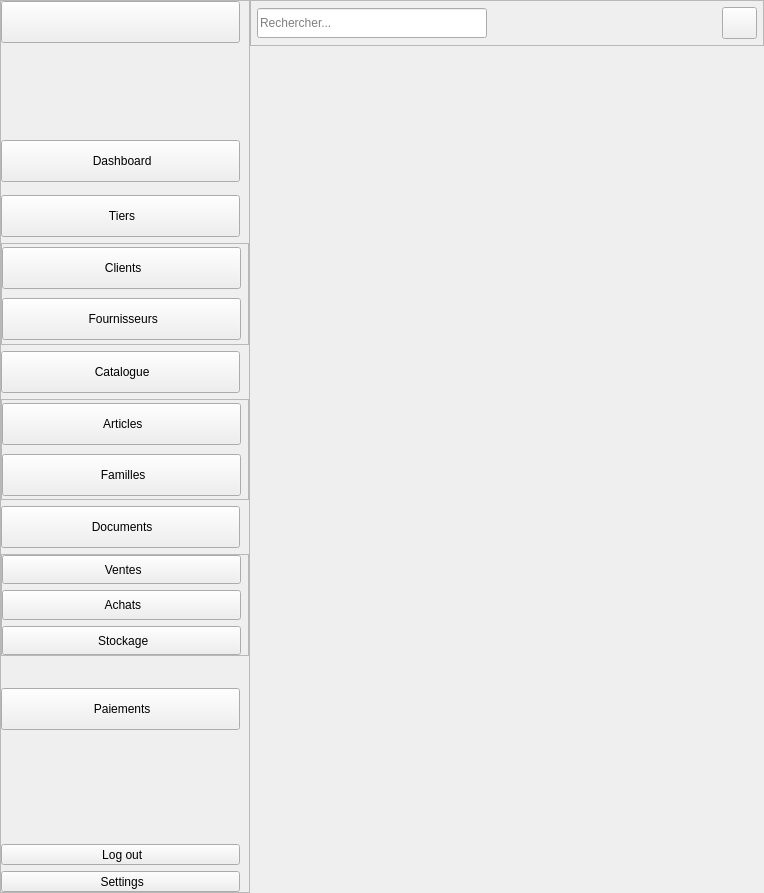
<?xml version="1.0" encoding="UTF-8"?>
<ui version="4.0">
 <class>MainWindow</class>
 <widget class="QMainWindow" name="MainWindow">
  <property name="geometry">
   <rect>
    <x>0</x>
    <y>0</y>
    <width>764</width>
    <height>893</height>
   </rect>
  </property>
  <property name="windowTitle">
   <string>MainWindow</string>
  </property>
  <property name="styleSheet">
   <string notr="true"/>
  </property>
  <property name="class" stdset="0">
   <string>sidebar-button</string>
  </property>
  <widget class="QWidget" name="centralwidget">
   <layout class="QHBoxLayout" name="horizontalLayout">
    <property name="spacing">
     <number>0</number>
    </property>
    <property name="leftMargin">
     <number>0</number>
    </property>
    <property name="topMargin">
     <number>0</number>
    </property>
    <property name="rightMargin">
     <number>0</number>
    </property>
    <property name="bottomMargin">
     <number>0</number>
    </property>
    <item>
     <widget class="QFrame" name="SidebarFrame_">
      <property name="maximumSize">
       <size>
        <width>250</width>
        <height>16777215</height>
       </size>
      </property>
      <layout class="QVBoxLayout" name="verticalLayout_4">
       <property name="spacing">
        <number>0</number>
       </property>
       <property name="sizeConstraint">
        <enum>QLayout::SetDefaultConstraint</enum>
       </property>
       <property name="leftMargin">
        <number>0</number>
       </property>
       <property name="topMargin">
        <number>0</number>
       </property>
       <property name="rightMargin">
        <number>0</number>
       </property>
       <property name="bottomMargin">
        <number>0</number>
       </property>
       <item>
        <widget class="QFrame" name="SidebarFrame">
         <property name="sizePolicy">
          <sizepolicy hsizetype="MinimumExpanding" vsizetype="Preferred">
           <horstretch>0</horstretch>
           <verstretch>0</verstretch>
          </sizepolicy>
         </property>
         <property name="minimumSize">
          <size>
           <width>0</width>
           <height>0</height>
          </size>
         </property>
         <property name="maximumSize">
          <size>
           <width>256</width>
           <height>16777215</height>
          </size>
         </property>
         <property name="styleSheet">
          <string notr="true"/>
         </property>
         <property name="frameShape">
          <enum>QFrame::StyledPanel</enum>
         </property>
         <property name="frameShadow">
          <enum>QFrame::Raised</enum>
         </property>
         <layout class="QVBoxLayout" name="verticalLayout_2">
          <property name="spacing">
           <number>6</number>
          </property>
          <property name="leftMargin">
           <number>0</number>
          </property>
          <property name="topMargin">
           <number>0</number>
          </property>
          <property name="rightMargin">
           <number>0</number>
          </property>
          <property name="bottomMargin">
           <number>0</number>
          </property>
          <item>
           <widget class="QToolButton" name="ToggleSidebarToolButton">
            <property name="sizePolicy">
             <sizepolicy hsizetype="Expanding" vsizetype="Expanding">
              <horstretch>0</horstretch>
              <verstretch>0</verstretch>
             </sizepolicy>
            </property>
            <property name="maximumSize">
             <size>
              <width>239</width>
              <height>42</height>
             </size>
            </property>
            <property name="text">
             <string/>
            </property>
            <property name="icon">
             <iconset resource="../../resources/resources.qrc">
              <normaloff>:/icons/icons/three-lines.svg</normaloff>:/icons/icons/three-lines.svg</iconset>
            </property>
            <property name="iconSize">
             <size>
              <width>30</width>
              <height>30</height>
             </size>
            </property>
            <property name="checkable">
             <bool>true</bool>
            </property>
            <property name="toolButtonStyle">
             <enum>Qt::ToolButtonTextBesideIcon</enum>
            </property>
            <property name="class" stdset="0">
             <string>sidebar-gbutton</string>
            </property>
           </widget>
          </item>
          <item>
           <widget class="QLabel" name="LogoLabel">
            <property name="minimumSize">
             <size>
              <width>191</width>
              <height>75</height>
             </size>
            </property>
            <property name="styleSheet">
             <string notr="true">QLabel {
	padding-top: 15px;
	image: url(:/images/images/program_logo.png);
	border:none;
}</string>
            </property>
            <property name="text">
             <string/>
            </property>
            <property name="scaledContents">
             <bool>true</bool>
            </property>
           </widget>
          </item>
          <item>
           <spacer name="horizontalSpacer_2">
            <property name="orientation">
             <enum>Qt::Vertical</enum>
            </property>
            <property name="sizeType">
             <enum>QSizePolicy::Fixed</enum>
            </property>
            <property name="sizeHint" stdset="0">
             <size>
              <width>20</width>
              <height>10</height>
             </size>
            </property>
           </spacer>
          </item>
          <item>
           <widget class="QToolButton" name="DashboardButton">
            <property name="sizePolicy">
             <sizepolicy hsizetype="Expanding" vsizetype="Expanding">
              <horstretch>0</horstretch>
              <verstretch>0</verstretch>
             </sizepolicy>
            </property>
            <property name="maximumSize">
             <size>
              <width>239</width>
              <height>42</height>
             </size>
            </property>
            <property name="text">
             <string> Dashboard</string>
            </property>
            <property name="icon">
             <iconset resource="../../resources/resources.qrc">
              <normaloff>:/icons/icons/dashboard.svg</normaloff>:/icons/icons/dashboard.svg</iconset>
            </property>
            <property name="iconSize">
             <size>
              <width>40</width>
              <height>30</height>
             </size>
            </property>
            <property name="checkable">
             <bool>true</bool>
            </property>
            <property name="toolButtonStyle">
             <enum>Qt::ToolButtonTextBesideIcon</enum>
            </property>
            <property name="class" stdset="0">
             <string>sidebar-button</string>
            </property>
           </widget>
          </item>
          <item alignment="Qt::AlignHCenter">
           <widget class="QLabel" name="SeparatorLine_4">
            <property name="sizePolicy">
             <sizepolicy hsizetype="Expanding" vsizetype="Expanding">
              <horstretch>0</horstretch>
              <verstretch>0</verstretch>
             </sizepolicy>
            </property>
            <property name="minimumSize">
             <size>
              <width>225</width>
              <height>0</height>
             </size>
            </property>
            <property name="maximumSize">
             <size>
              <width>225</width>
              <height>1</height>
             </size>
            </property>
            <property name="text">
             <string/>
            </property>
            <property name="class" stdset="0">
             <string>separator</string>
            </property>
           </widget>
          </item>
          <item>
           <widget class="QToolButton" name="TiersGButton">
            <property name="sizePolicy">
             <sizepolicy hsizetype="Expanding" vsizetype="Expanding">
              <horstretch>0</horstretch>
              <verstretch>0</verstretch>
             </sizepolicy>
            </property>
            <property name="maximumSize">
             <size>
              <width>239</width>
              <height>42</height>
             </size>
            </property>
            <property name="text">
             <string> Tiers</string>
            </property>
            <property name="icon">
             <iconset resource="../../resources/resources.qrc">
              <normaloff>:/icons/icons/clients.svg</normaloff>:/icons/icons/clients.svg</iconset>
            </property>
            <property name="iconSize">
             <size>
              <width>40</width>
              <height>30</height>
             </size>
            </property>
            <property name="checkable">
             <bool>true</bool>
            </property>
            <property name="toolButtonStyle">
             <enum>Qt::ToolButtonTextBesideIcon</enum>
            </property>
            <property name="class" stdset="0">
             <string>sidebar-gbutton</string>
            </property>
           </widget>
          </item>
          <item>
           <widget class="QFrame" name="TiersGFrame">
            <property name="sizePolicy">
             <sizepolicy hsizetype="Expanding" vsizetype="Expanding">
              <horstretch>0</horstretch>
              <verstretch>0</verstretch>
             </sizepolicy>
            </property>
            <property name="minimumSize">
             <size>
              <width>0</width>
              <height>0</height>
             </size>
            </property>
            <property name="frameShape">
             <enum>QFrame::StyledPanel</enum>
            </property>
            <property name="frameShadow">
             <enum>QFrame::Raised</enum>
            </property>
            <property name="class" stdset="0">
             <string>gframe</string>
            </property>
            <layout class="QVBoxLayout" name="verticalLayout_5">
             <property name="leftMargin">
              <number>0</number>
             </property>
             <property name="topMargin">
              <number>0</number>
             </property>
             <property name="rightMargin">
              <number>0</number>
             </property>
             <property name="bottomMargin">
              <number>0</number>
             </property>
             <item>
              <widget class="QToolButton" name="ClientsButton">
               <property name="sizePolicy">
                <sizepolicy hsizetype="Expanding" vsizetype="Expanding">
                 <horstretch>0</horstretch>
                 <verstretch>0</verstretch>
                </sizepolicy>
               </property>
               <property name="maximumSize">
                <size>
                 <width>239</width>
                 <height>42</height>
                </size>
               </property>
               <property name="text">
                <string> Clients</string>
               </property>
               <property name="icon">
                <iconset resource="../../resources/resources.qrc">
                 <normaloff>:/icons/icons/Gclient.svg</normaloff>:/icons/icons/Gclient.svg</iconset>
               </property>
               <property name="iconSize">
                <size>
                 <width>40</width>
                 <height>30</height>
                </size>
               </property>
               <property name="checkable">
                <bool>true</bool>
               </property>
               <property name="toolButtonStyle">
                <enum>Qt::ToolButtonTextBesideIcon</enum>
               </property>
               <property name="class" stdset="0">
                <string>sidebar-button</string>
               </property>
              </widget>
             </item>
             <item>
              <widget class="QToolButton" name="FournisseursButton">
               <property name="sizePolicy">
                <sizepolicy hsizetype="Expanding" vsizetype="Expanding">
                 <horstretch>0</horstretch>
                 <verstretch>0</verstretch>
                </sizepolicy>
               </property>
               <property name="maximumSize">
                <size>
                 <width>239</width>
                 <height>42</height>
                </size>
               </property>
               <property name="text">
                <string> Fournisseurs</string>
               </property>
               <property name="icon">
                <iconset resource="../../resources/resources.qrc">
                 <normaloff>:/icons/icons/Gfournisseurs.svg</normaloff>:/icons/icons/Gfournisseurs.svg</iconset>
               </property>
               <property name="iconSize">
                <size>
                 <width>40</width>
                 <height>30</height>
                </size>
               </property>
               <property name="checkable">
                <bool>true</bool>
               </property>
               <property name="toolButtonStyle">
                <enum>Qt::ToolButtonTextBesideIcon</enum>
               </property>
               <property name="class" stdset="0">
                <string>sidebar-button</string>
               </property>
              </widget>
             </item>
            </layout>
           </widget>
          </item>
          <item>
           <widget class="QToolButton" name="CatalogueGButton">
            <property name="sizePolicy">
             <sizepolicy hsizetype="Expanding" vsizetype="Expanding">
              <horstretch>0</horstretch>
              <verstretch>0</verstretch>
             </sizepolicy>
            </property>
            <property name="maximumSize">
             <size>
              <width>239</width>
              <height>42</height>
             </size>
            </property>
            <property name="text">
             <string> Catalogue</string>
            </property>
            <property name="icon">
             <iconset resource="../../resources/resources.qrc">
              <normaloff>:/icons/icons/catalogue.svg</normaloff>:/icons/icons/catalogue.svg</iconset>
            </property>
            <property name="iconSize">
             <size>
              <width>40</width>
              <height>30</height>
             </size>
            </property>
            <property name="checkable">
             <bool>true</bool>
            </property>
            <property name="checked">
             <bool>false</bool>
            </property>
            <property name="toolButtonStyle">
             <enum>Qt::ToolButtonTextBesideIcon</enum>
            </property>
            <property name="class" stdset="0">
             <string>sidebar-gbutton</string>
            </property>
           </widget>
          </item>
          <item>
           <widget class="QFrame" name="CatalogueGFrame">
            <property name="sizePolicy">
             <sizepolicy hsizetype="Expanding" vsizetype="Expanding">
              <horstretch>0</horstretch>
              <verstretch>0</verstretch>
             </sizepolicy>
            </property>
            <property name="minimumSize">
             <size>
              <width>0</width>
              <height>0</height>
             </size>
            </property>
            <property name="frameShape">
             <enum>QFrame::StyledPanel</enum>
            </property>
            <property name="frameShadow">
             <enum>QFrame::Raised</enum>
            </property>
            <property name="class" stdset="0">
             <string>gframe</string>
            </property>
            <layout class="QVBoxLayout" name="verticalLayout_6">
             <property name="leftMargin">
              <number>0</number>
             </property>
             <property name="topMargin">
              <number>0</number>
             </property>
             <property name="rightMargin">
              <number>0</number>
             </property>
             <property name="bottomMargin">
              <number>0</number>
             </property>
             <item>
              <widget class="QToolButton" name="ArticlesButton">
               <property name="sizePolicy">
                <sizepolicy hsizetype="Expanding" vsizetype="Expanding">
                 <horstretch>0</horstretch>
                 <verstretch>0</verstretch>
                </sizepolicy>
               </property>
               <property name="maximumSize">
                <size>
                 <width>239</width>
                 <height>42</height>
                </size>
               </property>
               <property name="text">
                <string> Articles</string>
               </property>
               <property name="icon">
                <iconset resource="../../resources/resources.qrc">
                 <normaloff>:/icons/icons/Garticles.svg</normaloff>:/icons/icons/Garticles.svg</iconset>
               </property>
               <property name="iconSize">
                <size>
                 <width>40</width>
                 <height>30</height>
                </size>
               </property>
               <property name="checkable">
                <bool>true</bool>
               </property>
               <property name="checked">
                <bool>false</bool>
               </property>
               <property name="toolButtonStyle">
                <enum>Qt::ToolButtonTextBesideIcon</enum>
               </property>
               <property name="class" stdset="0">
                <string>sidebar-button</string>
               </property>
              </widget>
             </item>
             <item>
              <widget class="QToolButton" name="FamillesButton">
               <property name="sizePolicy">
                <sizepolicy hsizetype="Expanding" vsizetype="Expanding">
                 <horstretch>0</horstretch>
                 <verstretch>0</verstretch>
                </sizepolicy>
               </property>
               <property name="maximumSize">
                <size>
                 <width>239</width>
                 <height>42</height>
                </size>
               </property>
               <property name="text">
                <string> Familles</string>
               </property>
               <property name="icon">
                <iconset resource="../../resources/resources.qrc">
                 <normaloff>:/icons/icons/list_produits.svg</normaloff>:/icons/icons/list_produits.svg</iconset>
               </property>
               <property name="iconSize">
                <size>
                 <width>40</width>
                 <height>30</height>
                </size>
               </property>
               <property name="checkable">
                <bool>true</bool>
               </property>
               <property name="checked">
                <bool>false</bool>
               </property>
               <property name="toolButtonStyle">
                <enum>Qt::ToolButtonTextBesideIcon</enum>
               </property>
               <property name="class" stdset="0">
                <string>sidebar-button</string>
               </property>
              </widget>
             </item>
            </layout>
           </widget>
          </item>
          <item>
           <widget class="QToolButton" name="DocumentsGButton">
            <property name="sizePolicy">
             <sizepolicy hsizetype="Expanding" vsizetype="Expanding">
              <horstretch>0</horstretch>
              <verstretch>0</verstretch>
             </sizepolicy>
            </property>
            <property name="maximumSize">
             <size>
              <width>239</width>
              <height>42</height>
             </size>
            </property>
            <property name="text">
             <string> Documents</string>
            </property>
            <property name="icon">
             <iconset resource="../../resources/resources.qrc">
              <normaloff>:/icons/icons/documents.svg</normaloff>:/icons/icons/documents.svg</iconset>
            </property>
            <property name="iconSize">
             <size>
              <width>40</width>
              <height>30</height>
             </size>
            </property>
            <property name="checkable">
             <bool>true</bool>
            </property>
            <property name="toolButtonStyle">
             <enum>Qt::ToolButtonTextBesideIcon</enum>
            </property>
            <property name="class" stdset="0">
             <string>sidebar-gbutton</string>
            </property>
           </widget>
          </item>
          <item>
           <widget class="QFrame" name="DocumentsGFrame">
            <property name="sizePolicy">
             <sizepolicy hsizetype="Expanding" vsizetype="Expanding">
              <horstretch>0</horstretch>
              <verstretch>0</verstretch>
             </sizepolicy>
            </property>
            <property name="minimumSize">
             <size>
              <width>0</width>
              <height>0</height>
             </size>
            </property>
            <property name="frameShape">
             <enum>QFrame::StyledPanel</enum>
            </property>
            <property name="frameShadow">
             <enum>QFrame::Raised</enum>
            </property>
            <property name="class" stdset="0">
             <string>gframe</string>
            </property>
            <layout class="QVBoxLayout" name="verticalLayout_3">
             <property name="leftMargin">
              <number>0</number>
             </property>
             <property name="topMargin">
              <number>0</number>
             </property>
             <property name="rightMargin">
              <number>0</number>
             </property>
             <property name="bottomMargin">
              <number>0</number>
             </property>
             <item>
              <widget class="QToolButton" name="VentesButton">
               <property name="sizePolicy">
                <sizepolicy hsizetype="Expanding" vsizetype="Expanding">
                 <horstretch>0</horstretch>
                 <verstretch>0</verstretch>
                </sizepolicy>
               </property>
               <property name="maximumSize">
                <size>
                 <width>239</width>
                 <height>42</height>
                </size>
               </property>
               <property name="text">
                <string> Ventes</string>
               </property>
               <property name="icon">
                <iconset resource="../../resources/resources.qrc">
                 <normaloff>:/icons/icons/ventes.svg</normaloff>:/icons/icons/ventes.svg</iconset>
               </property>
               <property name="iconSize">
                <size>
                 <width>40</width>
                 <height>30</height>
                </size>
               </property>
               <property name="checkable">
                <bool>true</bool>
               </property>
               <property name="toolButtonStyle">
                <enum>Qt::ToolButtonTextBesideIcon</enum>
               </property>
               <property name="class" stdset="0">
                <string>sidebar-button</string>
               </property>
              </widget>
             </item>
             <item>
              <widget class="QToolButton" name="AchatsButton">
               <property name="sizePolicy">
                <sizepolicy hsizetype="Expanding" vsizetype="Expanding">
                 <horstretch>0</horstretch>
                 <verstretch>0</verstretch>
                </sizepolicy>
               </property>
               <property name="maximumSize">
                <size>
                 <width>239</width>
                 <height>42</height>
                </size>
               </property>
               <property name="text">
                <string> Achats</string>
               </property>
               <property name="icon">
                <iconset resource="../../resources/resources.qrc">
                 <normaloff>:/icons/icons/Gachats.svg</normaloff>:/icons/icons/Gachats.svg</iconset>
               </property>
               <property name="iconSize">
                <size>
                 <width>50</width>
                 <height>40</height>
                </size>
               </property>
               <property name="checkable">
                <bool>true</bool>
               </property>
               <property name="toolButtonStyle">
                <enum>Qt::ToolButtonTextBesideIcon</enum>
               </property>
               <property name="class" stdset="0">
                <string>sidebar-button</string>
               </property>
              </widget>
             </item>
             <item>
              <widget class="QToolButton" name="StockageButton">
               <property name="sizePolicy">
                <sizepolicy hsizetype="Expanding" vsizetype="Expanding">
                 <horstretch>0</horstretch>
                 <verstretch>0</verstretch>
                </sizepolicy>
               </property>
               <property name="maximumSize">
                <size>
                 <width>239</width>
                 <height>42</height>
                </size>
               </property>
               <property name="text">
                <string> Stockage</string>
               </property>
               <property name="icon">
                <iconset resource="../../resources/resources.qrc">
                 <normaloff>:/icons/icons/stockage.svg</normaloff>:/icons/icons/stockage.svg</iconset>
               </property>
               <property name="iconSize">
                <size>
                 <width>40</width>
                 <height>30</height>
                </size>
               </property>
               <property name="checkable">
                <bool>true</bool>
               </property>
               <property name="toolButtonStyle">
                <enum>Qt::ToolButtonTextBesideIcon</enum>
               </property>
               <property name="class" stdset="0">
                <string>sidebar-button</string>
               </property>
              </widget>
             </item>
            </layout>
           </widget>
          </item>
          <item>
           <layout class="QHBoxLayout" name="horizontalLayout_5">
            <property name="spacing">
             <number>0</number>
            </property>
            <property name="leftMargin">
             <number>0</number>
            </property>
            <property name="rightMargin">
             <number>0</number>
            </property>
            <property name="bottomMargin">
             <number>0</number>
            </property>
            <item>
             <spacer name="horizontalSpacer_5">
              <property name="orientation">
               <enum>Qt::Horizontal</enum>
              </property>
              <property name="sizeType">
               <enum>QSizePolicy::Fixed</enum>
              </property>
              <property name="sizeHint" stdset="0">
               <size>
                <width>10</width>
                <height>20</height>
               </size>
              </property>
             </spacer>
            </item>
            <item alignment="Qt::AlignVCenter">
             <widget class="QLabel" name="SeparatorLine_3">
              <property name="maximumSize">
               <size>
                <width>215</width>
                <height>1</height>
               </size>
              </property>
              <property name="text">
               <string/>
              </property>
              <property name="class" stdset="0">
               <string>separator</string>
              </property>
             </widget>
            </item>
            <item>
             <spacer name="horizontalSpacer_6">
              <property name="orientation">
               <enum>Qt::Horizontal</enum>
              </property>
              <property name="sizeType">
               <enum>QSizePolicy::Fixed</enum>
              </property>
              <property name="sizeHint" stdset="0">
               <size>
                <width>10</width>
                <height>20</height>
               </size>
              </property>
             </spacer>
            </item>
           </layout>
          </item>
          <item>
           <widget class="QToolButton" name="PaiementsButton">
            <property name="sizePolicy">
             <sizepolicy hsizetype="Expanding" vsizetype="Expanding">
              <horstretch>0</horstretch>
              <verstretch>0</verstretch>
             </sizepolicy>
            </property>
            <property name="maximumSize">
             <size>
              <width>239</width>
              <height>42</height>
             </size>
            </property>
            <property name="text">
             <string> Paiements</string>
            </property>
            <property name="icon">
             <iconset resource="../../resources/resources.qrc">
              <normaloff>:/icons/icons/paiements.svg</normaloff>:/icons/icons/paiements.svg</iconset>
            </property>
            <property name="iconSize">
             <size>
              <width>40</width>
              <height>30</height>
             </size>
            </property>
            <property name="checkable">
             <bool>true</bool>
            </property>
            <property name="toolButtonStyle">
             <enum>Qt::ToolButtonTextBesideIcon</enum>
            </property>
            <property name="class" stdset="0">
             <string>sidebar-button</string>
            </property>
           </widget>
          </item>
          <item>
           <spacer name="verticalSpacer">
            <property name="orientation">
             <enum>Qt::Vertical</enum>
            </property>
            <property name="sizeHint" stdset="0">
             <size>
              <width>20</width>
              <height>40</height>
             </size>
            </property>
           </spacer>
          </item>
          <item>
           <layout class="QHBoxLayout" name="horizontalLayout_4">
            <property name="spacing">
             <number>0</number>
            </property>
            <property name="leftMargin">
             <number>0</number>
            </property>
            <property name="rightMargin">
             <number>0</number>
            </property>
            <property name="bottomMargin">
             <number>0</number>
            </property>
            <item>
             <widget class="QLabel" name="SeparatorLine_2">
              <property name="maximumSize">
               <size>
                <width>16777215</width>
                <height>1</height>
               </size>
              </property>
              <property name="text">
               <string/>
              </property>
              <property name="class" stdset="0">
               <string>separator</string>
              </property>
             </widget>
            </item>
           </layout>
          </item>
          <item>
           <widget class="QToolButton" name="LogoutButton">
            <property name="sizePolicy">
             <sizepolicy hsizetype="Expanding" vsizetype="Fixed">
              <horstretch>0</horstretch>
              <verstretch>0</verstretch>
             </sizepolicy>
            </property>
            <property name="maximumSize">
             <size>
              <width>239</width>
              <height>42</height>
             </size>
            </property>
            <property name="text">
             <string> Log out</string>
            </property>
            <property name="icon">
             <iconset resource="../../resources/resources.qrc">
              <normaloff>:/icons/icons/logout.svg</normaloff>:/icons/icons/logout.svg</iconset>
            </property>
            <property name="iconSize">
             <size>
              <width>40</width>
              <height>30</height>
             </size>
            </property>
            <property name="checkable">
             <bool>true</bool>
            </property>
            <property name="toolButtonStyle">
             <enum>Qt::ToolButtonTextBesideIcon</enum>
            </property>
            <property name="class" stdset="0">
             <string>sidebar-button</string>
            </property>
           </widget>
          </item>
          <item>
           <widget class="QToolButton" name="SettingsButton">
            <property name="sizePolicy">
             <sizepolicy hsizetype="Expanding" vsizetype="Fixed">
              <horstretch>0</horstretch>
              <verstretch>0</verstretch>
             </sizepolicy>
            </property>
            <property name="maximumSize">
             <size>
              <width>239</width>
              <height>42</height>
             </size>
            </property>
            <property name="text">
             <string> Settings</string>
            </property>
            <property name="icon">
             <iconset resource="../../resources/resources.qrc">
              <normaloff>:/icons/icons/settings.svg</normaloff>:/icons/icons/settings.svg</iconset>
            </property>
            <property name="iconSize">
             <size>
              <width>40</width>
              <height>30</height>
             </size>
            </property>
            <property name="checkable">
             <bool>true</bool>
            </property>
            <property name="toolButtonStyle">
             <enum>Qt::ToolButtonTextBesideIcon</enum>
            </property>
            <property name="class" stdset="0">
             <string>sidebar-button</string>
            </property>
           </widget>
          </item>
         </layout>
        </widget>
       </item>
      </layout>
     </widget>
    </item>
    <item>
     <widget class="QFrame" name="ContentFrame">
      <property name="sizePolicy">
       <sizepolicy hsizetype="Expanding" vsizetype="Expanding">
        <horstretch>0</horstretch>
        <verstretch>0</verstretch>
       </sizepolicy>
      </property>
      <layout class="QVBoxLayout" name="verticalLayout">
       <property name="spacing">
        <number>0</number>
       </property>
       <property name="leftMargin">
        <number>0</number>
       </property>
       <property name="topMargin">
        <number>0</number>
       </property>
       <property name="rightMargin">
        <number>0</number>
       </property>
       <property name="bottomMargin">
        <number>0</number>
       </property>
       <item>
        <widget class="QFrame" name="TopBarFrame">
         <property name="sizePolicy">
          <sizepolicy hsizetype="Expanding" vsizetype="Preferred">
           <horstretch>0</horstretch>
           <verstretch>0</verstretch>
          </sizepolicy>
         </property>
         <property name="minimumSize">
          <size>
           <width>0</width>
           <height>0</height>
          </size>
         </property>
         <property name="frameShape">
          <enum>QFrame::StyledPanel</enum>
         </property>
         <property name="frameShadow">
          <enum>QFrame::Raised</enum>
         </property>
         <layout class="QHBoxLayout" name="horizontalLayout_2">
          <property name="spacing">
           <number>6</number>
          </property>
          <property name="leftMargin">
           <number>6</number>
          </property>
          <property name="topMargin">
           <number>6</number>
          </property>
          <property name="rightMargin">
           <number>6</number>
          </property>
          <property name="bottomMargin">
           <number>6</number>
          </property>
          <item>
           <widget class="QLineEdit" name="RechercherLineEdit">
            <property name="minimumSize">
             <size>
              <width>0</width>
              <height>30</height>
             </size>
            </property>
            <property name="placeholderText">
             <string>Rechercher...</string>
            </property>
           </widget>
          </item>
          <item>
           <spacer name="horizontalSpacer">
            <property name="orientation">
             <enum>Qt::Horizontal</enum>
            </property>
            <property name="sizeHint" stdset="0">
             <size>
              <width>40</width>
              <height>20</height>
             </size>
            </property>
           </spacer>
          </item>
          <item>
           <widget class="QToolButton" name="HelpButton">
            <property name="sizePolicy">
             <sizepolicy hsizetype="Expanding" vsizetype="Fixed">
              <horstretch>0</horstretch>
              <verstretch>0</verstretch>
             </sizepolicy>
            </property>
            <property name="maximumSize">
             <size>
              <width>35</width>
              <height>35</height>
             </size>
            </property>
            <property name="text">
             <string/>
            </property>
            <property name="icon">
             <iconset resource="../../resources/resources.qrc">
              <normaloff>:/icons/icons/help.svg</normaloff>:/icons/icons/help.svg</iconset>
            </property>
            <property name="iconSize">
             <size>
              <width>25</width>
              <height>25</height>
             </size>
            </property>
            <property name="class" stdset="0">
             <string>icon-button</string>
            </property>
           </widget>
          </item>
         </layout>
        </widget>
       </item>
       <item>
        <widget class="QStackedWidget" name="PagesWidget">
         <property name="sizePolicy">
          <sizepolicy hsizetype="Expanding" vsizetype="Preferred">
           <horstretch>0</horstretch>
           <verstretch>0</verstretch>
          </sizepolicy>
         </property>
         <property name="maximumSize">
          <size>
           <width>16777215</width>
           <height>16777215</height>
          </size>
         </property>
        </widget>
       </item>
      </layout>
     </widget>
    </item>
   </layout>
  </widget>
 </widget>
 <resources>
  <include location="../../resources/resources.qrc"/>
 </resources>
 <connections/>
</ui>
